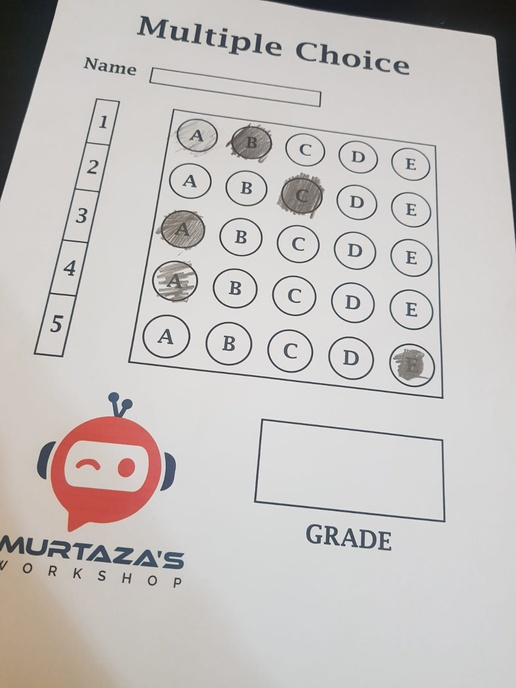
#> input picture images/6.jpg, 516 x 688 px, shrunk from 1200 x 1600 before the run
$ jupyter execute Finall_Project.ipynb
#> lines starting #> are read from the running program, lines starting #| are printed output that depends on the picture; after the words box and inside, x2 and y2 are one past the last pixel; in counts of white or black regions, pixels touching at a corner belong together
# Import necessary libraries

[cell 1]
import cv2
import numpy as np
import pandas as pd
from matplotlib import pyplot as plt

# Preprocess the image
* Converts the image to grayscale and applies binary thresholding.
* This helps in isolating the bubbles or marked areas.

[cell 2]
def preprocess_image(image):
    gray = cv2.cvtColor(image, cv2.COLOR_BGR2GRAY)
    thresh = cv2.threshold(gray, 0, 255, cv2.THRESH_BINARY_INV | cv2.THRESH_OTSU)[1]
    return gray, thresh

# Find the largest contour
* Finds the largest contour in the thresholded image.
* This is assumed to be the boundary of the answer sheet.

[cell 3]
def find_largest_contour(thresh):
    contours, _ = cv2.findContours(thresh, cv2.RETR_EXTERNAL, cv2.CHAIN_APPROX_SIMPLE)
    if not contours:
        return None
    return max(contours, key=cv2.contourArea)

# Warp the image
* Warps the image to a top-down view using the largest contour.
* This corrects any perspective distortion.

[cell 4]
def warp_image(image, contour):

    # Get the minimum area rectangle that bounds the contour
    rect = cv2.minAreaRect(contour)
    box = cv2.boxPoints(rect)
    box = box.astype(np.int32)

    # Order the points in the rectangle
    def order_points(pts):
        rect = np.zeros((4, 2), dtype="float32")
        s = pts.sum(axis=1)
        rect[0] = pts[np.argmin(s)]
        rect[2] = pts[np.argmax(s)]
        diff = np.diff(pts, axis=1)
        rect[1] = pts[np.argmin(diff)]
        rect[3] = pts[np.argmax(diff)]
        return rect

    src_corners = order_points(box)

    # Calculate the width and height of the rectangle
    width = int(np.linalg.norm(src_corners[0] - src_corners[1]))
    height = int(np.linalg.norm(src_corners[0] - src_corners[3]))
    output_size = (width, height)

    # Define the destination corners for the top-down view
    dst_corners = np.array([
        [0, 0],
        [output_size[0] - 1, 0],
        [output_size[0] - 1, output_size[1] - 1],
        [0, output_size[1] - 1]
    ], dtype="float32")

    # Compute the perspective transform matrix and apply it
    M = cv2.getPerspectiveTransform(src_corners, dst_corners)
    warped = cv2.warpPerspective(image, M, output_size)

    return warped

# Split the warped image
* Splits the warped image into a grid of boxes based on the number of questions and choices.
* Each box corresponds to a specific question and choice.

[cell 5]
def split_into_boxes(image, num_rows, num_cols):

    height, width = image.shape
    box_height, box_width = height // num_rows, width // num_cols
    boxes = []
    for i in range(num_rows):
        for j in range(num_cols):
            top, bottom = i * box_height, (i + 1) * box_height
            left, right = j * box_width, (j + 1) * box_width
            box = image[top:bottom, left:right]
            boxes.append(box)
    return boxes

# Evaluate the answers
* Evaluates the answers by counting the number of marked pixels in each box.
* Determines the chosen answer for each question.

[cell 6]
def evaluate_answers(boxes, num_rows, num_cols):

    counts = np.zeros((num_rows, num_cols))
    for i in range(num_rows):
        for j in range(num_cols):
            box = boxes[i * num_cols + j]
            counts[i, j] = np.count_nonzero(box)

    marked_answers = []
    for i in range(num_rows):
        min_count = np.min(counts[i])
        marked = []
        for j in range(num_cols):
            if counts[i, j] > min_count * 1.8:  # Threshold to detect marked bubbles
                marked.append(j + 1)  # Convert index to answer number (1-No.Answers)
        if len(marked) == 1:
            marked_answers.append(marked[0])  # Single answer
        else:
            marked_answers.append('N')  # 'N; For No answer or multiple answers
    return marked_answers

# Process the image
* Processes the image to extract and evaluate answers.
* Returns a table of questions and answers.

[cell 7]
def process_image(image_path, num_questions, num_choices):
    """Process a single image to extract and evaluate answers."""
    # Read the image
    image = cv2.imread(image_path)
    if image is None:
        print(f"Error: Unable to read image at {image_path}")
        return None

    # Display the original image
    plt.figure(figsize=(6, 6))
    plt.imshow(cv2.cvtColor(image, cv2.COLOR_BGR2RGB))
    plt.title("Original Image")
    plt.axis('off')
    plt.show()

    # Preprocess the image
    gray, thresh = preprocess_image(image)

    # Display the grayscale image
    plt.figure(figsize=(6, 6))
    plt.imshow(gray, cmap='gray')
    plt.title("Grayscale Image")
    plt.axis('off')
    plt.show()

    # Display the thresholded image
    plt.figure(figsize=(6, 6))
    plt.imshow(thresh, cmap='gray')
    plt.title("Thresholded Image")
    plt.axis('off')
    plt.show()

    # Find the largest contour
    largest_contour = find_largest_contour(thresh)
    if largest_contour is None:
        print("Error: No contours found in the image.")
        return None

    # Draw the largest contour on the original image
    contour_image = image.copy()
    cv2.drawContours(contour_image, [largest_contour], -1, (0, 255, 0), 3)
    plt.figure(figsize=(6, 6))
    plt.imshow(cv2.cvtColor(contour_image, cv2.COLOR_BGR2RGB))
    plt.title("Largest Contour")
    plt.axis('off')
    plt.show()

    # Warp the image to correct perspective
    warped = warp_image(image, largest_contour)

    # Display the warped image
    plt.figure(figsize=(6, 6))
    plt.imshow(cv2.cvtColor(warped, cv2.COLOR_BGR2RGB))
    plt.title("Warped Image")
    plt.axis('off')
    plt.show()

    # Convert the warped image to grayscale and threshold it
    warped_gray = cv2.cvtColor(warped, cv2.COLOR_BGR2GRAY)
    warped_thresh = cv2.threshold(warped_gray, 0, 255, cv2.THRESH_BINARY_INV | cv2.THRESH_OTSU)[1]

    # Display the warped thresholded image
    plt.figure(figsize=(6, 6))
    plt.imshow(warped_thresh, cmap='gray')
    plt.title("Warped Thresholded Image")
    plt.axis('off')
    plt.show()

    # Split the image into answer boxes
    boxes = split_into_boxes(warped_thresh, num_questions, num_choices)

    # Display the first row of boxes
    plt.figure(figsize=(10, 2))
    for i, box in enumerate(boxes[:num_choices]):
        plt.subplot(1, num_choices, i + 1)
        plt.imshow(box, cmap='gray')
        plt.title(f"Box {i + 1}")
        plt.axis('off')
    plt.suptitle("First Row of Boxes")
    plt.show()

    # Evaluate the answers
    marked_answers = evaluate_answers(boxes, num_questions, num_choices)

    # Create a table of questions and answers
    results = []
    for q_num, answer in enumerate(marked_answers, start=1):
        results.append({
            'Question': q_num,
            'Answer': answer
        })

    df = pd.DataFrame(results)

    return df

# Test cases

## Test case 1

[cell 8]
image_path = "images/6.jpg"

# Number of questions and choices
num_questions = int(input('Enter NO.Qustions:'))
#> the answer given: 3
num_choices = int(input('Enter NO.Answers:'))
#> the answer given: 1


results_df = process_image(image_path, num_questions, num_choices)
#> in process_image, image is the input picture: shape (688, 516, 3); mean B, G, R 191.2, 193.2, 197.2
#> in preprocess_image, `thresh = cv2.threshold(gray, 0, 255, cv2.THRESH_BINARY_INV | cv2.THRES..`:
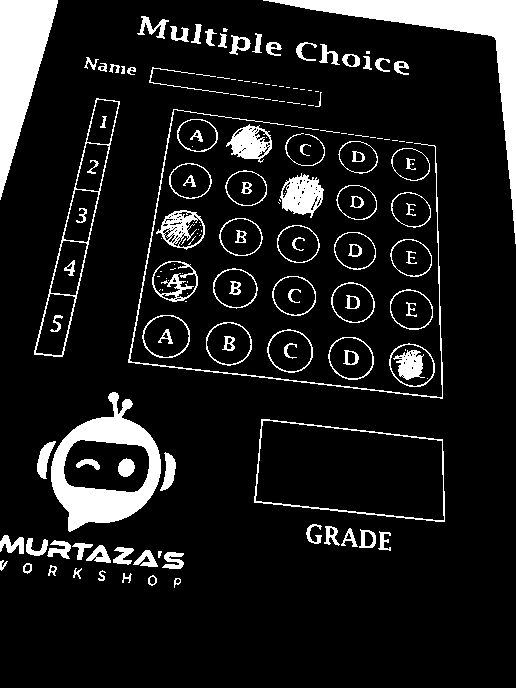
#> thresh: shape (688, 516); 11.1% white; 172 white regions (65 under 20 px)
#> in find_largest_contour, `contours, _ = cv2.findContours(thresh, cv2.RETR_EXTERNAL, cv2.CHAIN_AP..`: contours = 118 contours, 45 with area under 20; largest, box (x1, y1, x2, y2) and area: (254, 419, 445, 522) 15382, (51, 392, 161, 532) 9460, (263, 0, 516, 244) 7012, (34, 98, 120, 357) 6811, (0, 0, 58, 200) 5758
#> in process_image, `largest_contour = find_largest_contour(thresh)`: largest_contour = contour of 100 points, box (x1, y1, x2, y2) (254, 419, 445, 522), area 15382
#> in process_image, `cv2.drawContours(contour_image, [largest_contour], -1, (0, 255, 0), 3)`: contour_image: shape (688, 516, 3); 0.75% of pixels changed, all inside (x1, y1, x2, y2) = (252, 417, 447, 524)
#> in warp_image, `rect = cv2.minAreaRect(contour)`: rect = ((352.5, 470.2), (84.18, 192.8), -83.91)
#> in warp_image, `box = cv2.boxPoints(rect)`: box = [[443.9, 522.3], [252.2, 501.9], [261.1, 418.2], [452.8, 438.6]]
#> in warp_image, `box = box.astype(np.int32)`: box = [[443, 522], [252, 501], [261, 418], [452, 438]]
#> in order_points, `s = pts.sum(axis=1)`: s = [965, 753, 679, 890]
#> in order_points, `diff = np.diff(pts, axis=1)`: diff = [79, 249, 157, -14]
#> in warp_image, `src_corners = order_points(box)`: src_corners = [[261, 418], [452, 438], [443, 522], [252, 501]]
#> in warp_image, `width = int(np.linalg.norm(src_corners[0] - src_corners[1]))`: width = 192
#> in warp_image, `height = int(np.linalg.norm(src_corners[0] - src_corners[3]))`: height = 83
#> in warp_image, `output_size = (width, height)`: output_size = (192, 83)
#> in warp_image, `dst_corners = np.array([ [0, 0], [output_size[0] - 1, 0], [output_size..`: dst_corners = [[0, 0], [191, 0], [191, 82], [0, 82]]
#> in warp_image, `M = cv2.getPerspectiveTransform(src_corners, dst_corners)`: M = [[1.02, 0.111, -313.2], [-0.105, 0.999, -390.2], [6.23e-05, 1.36e-05, 1]]
#> in process_image, `warped_thresh = cv2.threshold(warped_gray, 0, 255, cv2.THRESH_BINARY_I..`:
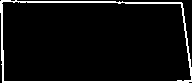
#> warped_thresh: shape (83, 192); 6.8% white; 1 white region, box (x1, y1, x2, y2) and area: (0, 0, 192, 83) 1076
#> after the loop in split_into_boxes, `for i in range(num_rows):`: boxes = 3 items
#> the loop in process_image, `for i, box in enumerate(boxes[:num_choices]):` made 1 pass
#> after the loop in evaluate_answers, `for i in range(num_rows):`: box: shape (27, 192); 2.4% white in thin lines or dots
#> after the loop in evaluate_answers, `for i in range(num_rows):`: counts = [461, 112, 126]
#> the loop in evaluate_answers, `for i in range(num_rows):` made 3 passes
#> min_count on passes 1 to 3: 461, 112, 126
#> after the loop in evaluate_answers, `for i in range(num_rows):`: marked_answers = ['N', 'N', 'N']
#> the loop in process_image, `for q_num, answer in enumerate(marked_answers, start=1):` made 3 passes
#> after the loop in process_image, `for q_num, answer in enumerate(marked_answers, start=1):`: results = 3 items
#> in process_image, `df = pd.DataFrame(results)`: df = table of 3 rows and 2 columns
#> results_df = table of 3 rows and 2 columns


if results_df is not None:
    print("Results:")
    print(results_df)
#|    Question Answer
#| 0         1      N
#| 1         2      N
#| 2         3      N
else:
    print("No results to display.")

## Test case 2

[cell 9]
image_path = "images/2.jpg"


# Number of questions and choices
num_questions = int(input('Enter NO.Qustions:'))
#> the answer given: 3
num_choices = int(input('Enter NO.Answers:'))
#> the answer given: 1


results_df = process_image(image_path, num_questions, num_choices)
#> call 2 of process_image, with image_path = 'images/2.jpg', num_questions = 3, num_choices = 1
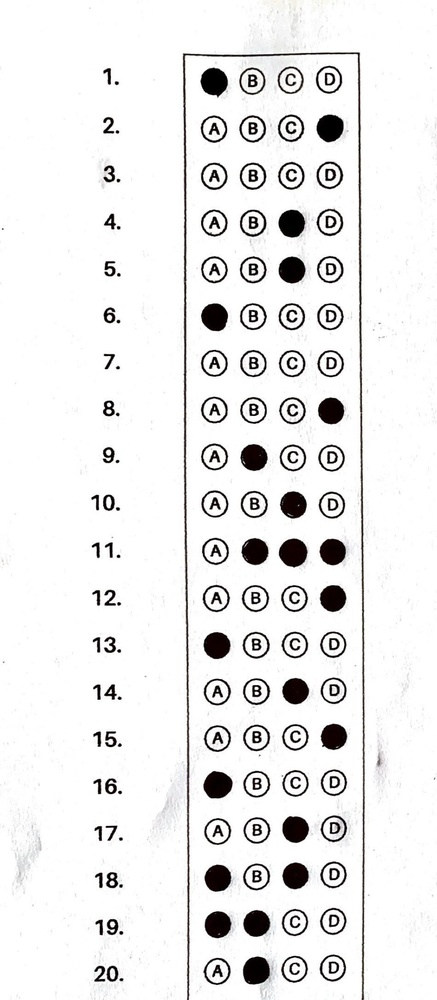
#> input picture images/2.JPG, 437 x 1000 px, shrunk from 1016 x 2325 before the run, found by its file name
#> in process_image, image is the input picture: shape (1000, 437, 3); mean B, G, R 235.2, 235.3, 235.8
#> in preprocess_image (call 2), `thresh = cv2.threshold(gray, 0, 255, cv2.THRESH_BINARY_INV | cv2.THRES..`:
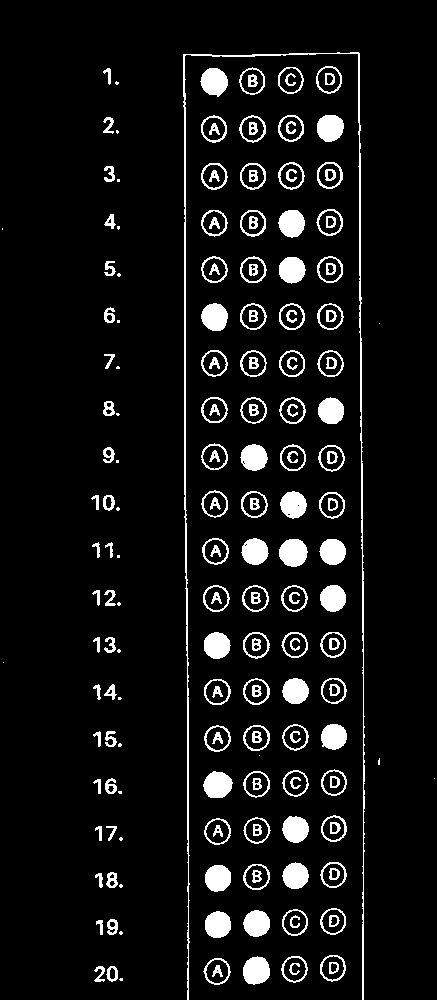
#> thresh: shape (1000, 437); 7.5% white; 196 white regions (26 under 20 px)
#> in find_largest_contour (call 2), `contours, _ = cv2.findContours(thresh, cv2.RETR_EXTERNAL, cv2.CHAIN_AP..`: contours = 138 contours, 26 with area under 20; largest, box (x1, y1, x2, y2) and area: (183, 52, 365, 1000) 1612, (279, 539, 308, 567) 594, (203, 771, 233, 798) 572, (243, 956, 270, 985) 570, (200, 68, 228, 97) 556
#> in process_image (call 2), `largest_contour = find_largest_contour(thresh)`: largest_contour = contour of 444 points, box (x1, y1, x2, y2) (183, 52, 365, 1000), area 1612
#> in process_image (call 2), `cv2.drawContours(contour_image, [largest_contour], -1, (0, 255, 0), 3)`:
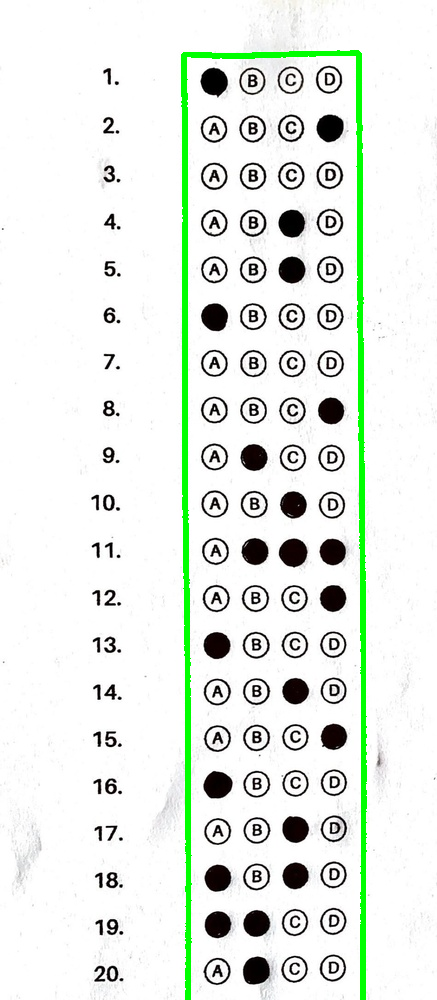
#> contour_image: shape (1000, 437, 3); 2.73% of pixels changed, all inside (x1, y1, x2, y2) = (181, 50, 367, 1000)
#> in process_image (call 2), `warped_thresh = cv2.threshold(warped_gray, 0, 255, cv2.THRESH_BINARY_I..`: warped_thresh: shape (948, 178); 18.2% white; 140 white regions (1 under 20 px), largest, box (x1, y1, x2, y2) and area: (0, 1, 178, 948) 3861, (94, 487, 123, 516) 635, (18, 719, 47, 746) 615
#> the loop in process_image (call 2), `for i, box in enumerate(boxes[:num_choices]):` made 1 pass
#> call 2 of evaluate_answers, with num_rows = 3, num_cols = 1
#> after the loop in evaluate_answers (call 2), `for i in range(num_rows):`:
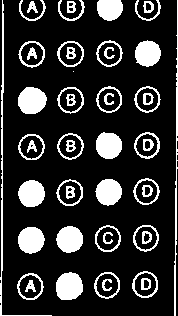
#> box: shape (316, 178); 18.9% white; 50 white regions (1 under 20 px), largest, box (x1, y1, x2, y2) and area: (0, 0, 52, 316) 648, (18, 87, 47, 114) 615, (56, 272, 83, 300) 613
#> after the loop in evaluate_answers (call 2), `for i in range(num_rows):`: counts = [9994, 10092, 10615]
#> the loop in evaluate_answers (call 2), `for i in range(num_rows):` made 3 passes
#> min_count on passes 1 to 3: 9994, 10092, 10615
#> the loop in process_image (call 2), `for q_num, answer in enumerate(marked_answers, start=1):` made 3 passes


if results_df is not None:
    print("Results:")
    print(results_df)
#|    Question Answer
#| 0         1      N
#| 1         2      N
#| 2         3      N
else:
    print("No results to display.")

## Test case 3

[cell 10]
image_path = "images/4.jpg"

# Number of questions and choices
num_questions = int(input('Enter NO.Qustions:'))
#> the answer given: 3
num_choices = int(input('Enter NO.Answers:'))
#> the answer given: 1


results_df = process_image(image_path, num_questions, num_choices)
#> call 3 of process_image, with image_path = 'images/4.jpg', num_questions = 3, num_choices = 1
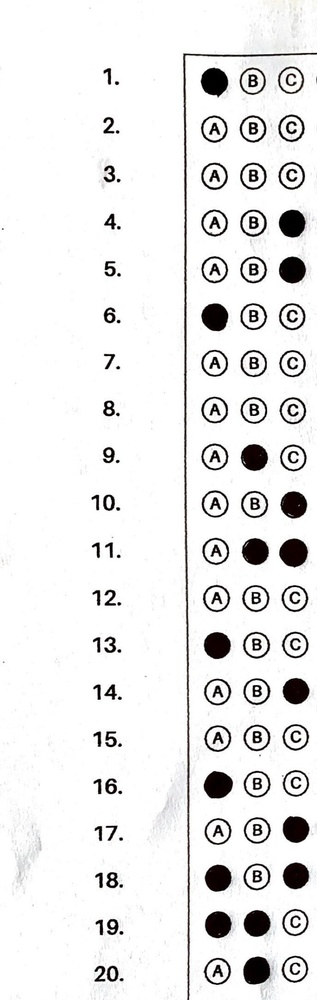
#> input picture images/4.jpg, 317 x 1000 px, shrunk from 736 x 2325 before the run
#> in process_image, image is the input picture: shape (1000, 317, 3); mean B, G, R 234.4, 234.5, 235
#> in preprocess_image (call 3), `thresh = cv2.threshold(gray, 0, 255, cv2.THRESH_BINARY_INV | cv2.THRES..`:
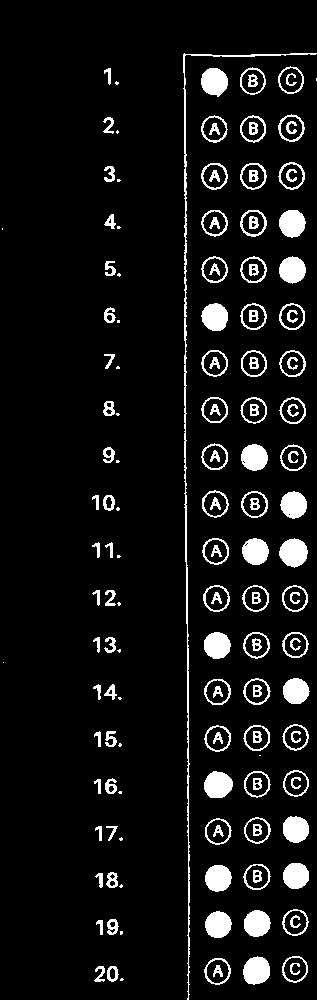
#> thresh: shape (1000, 317); 7.8% white; 159 white regions (24 under 20 px)
#> in find_largest_contour (call 3), `contours, _ = cv2.findContours(thresh, cv2.RETR_EXTERNAL, cv2.CHAIN_AP..`: contours = 116 contours, 24 with area under 20; largest, box (x1, y1, x2, y2) and area: (183, 53, 317, 1000) 927, (279, 538, 308, 568) 595, (204, 771, 233, 798) 571, (243, 956, 270, 985) 569, (201, 68, 228, 97) 555
#> in process_image (call 3), `largest_contour = find_largest_contour(thresh)`: largest_contour = contour of 499 points, box (x1, y1, x2, y2) (183, 53, 317, 1000), area 927
#> in process_image (call 3), `cv2.drawContours(contour_image, [largest_contour], -1, (0, 255, 0), 3)`:
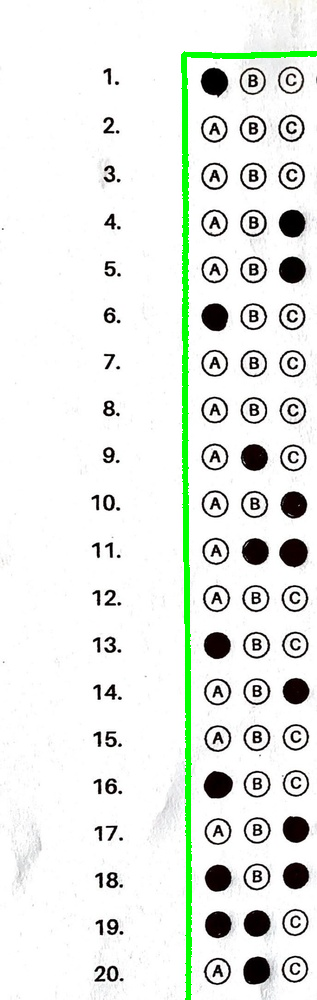
#> contour_image: shape (1000, 317, 3); 1.99% of pixels changed, all inside (x1, y1, x2, y2) = (181, 51, 317, 1000)
#> in process_image (call 3), `warped_thresh = cv2.threshold(warped_gray, 0, 255, cv2.THRESH_BINARY_I..`: warped_thresh: shape (954, 132); 10.2% white; 87 white regions (12 under 20 px), largest, box (x1, y1, x2, y2) and area: (1, 0, 132, 954) 2159, (22, 28, 49, 57) 596, (53, 261, 80, 289) 589
#> the loop in process_image (call 3), `for i, box in enumerate(boxes[:num_choices]):` made 1 pass
#> call 3 of evaluate_answers, with num_rows = 3, num_cols = 1
#> after the loop in evaluate_answers (call 3), `for i in range(num_rows):`:
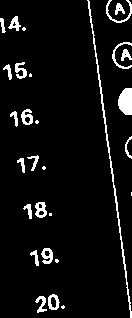
#> box: shape (318, 132); 6.3% white; 29 white regions (8 under 20 px), largest, box (x1, y1, x2, y2) and area: (87, 0, 132, 318) 596, (118, 88, 132, 115) 312, (106, 0, 132, 23) 132
#> after the loop in evaluate_answers (call 3), `for i in range(num_rows):`: counts = [6210, 3997, 2636]
#> the loop in evaluate_answers (call 3), `for i in range(num_rows):` made 3 passes
#> min_count on passes 1 to 3: 6210, 3997, 2636
#> the loop in process_image (call 3), `for q_num, answer in enumerate(marked_answers, start=1):` made 3 passes


if results_df is not None:
    print("Results:")
    print(results_df)
#|    Question Answer
#| 0         1      N
#| 1         2      N
#| 2         3      N
else:
    print("No results to display.")
